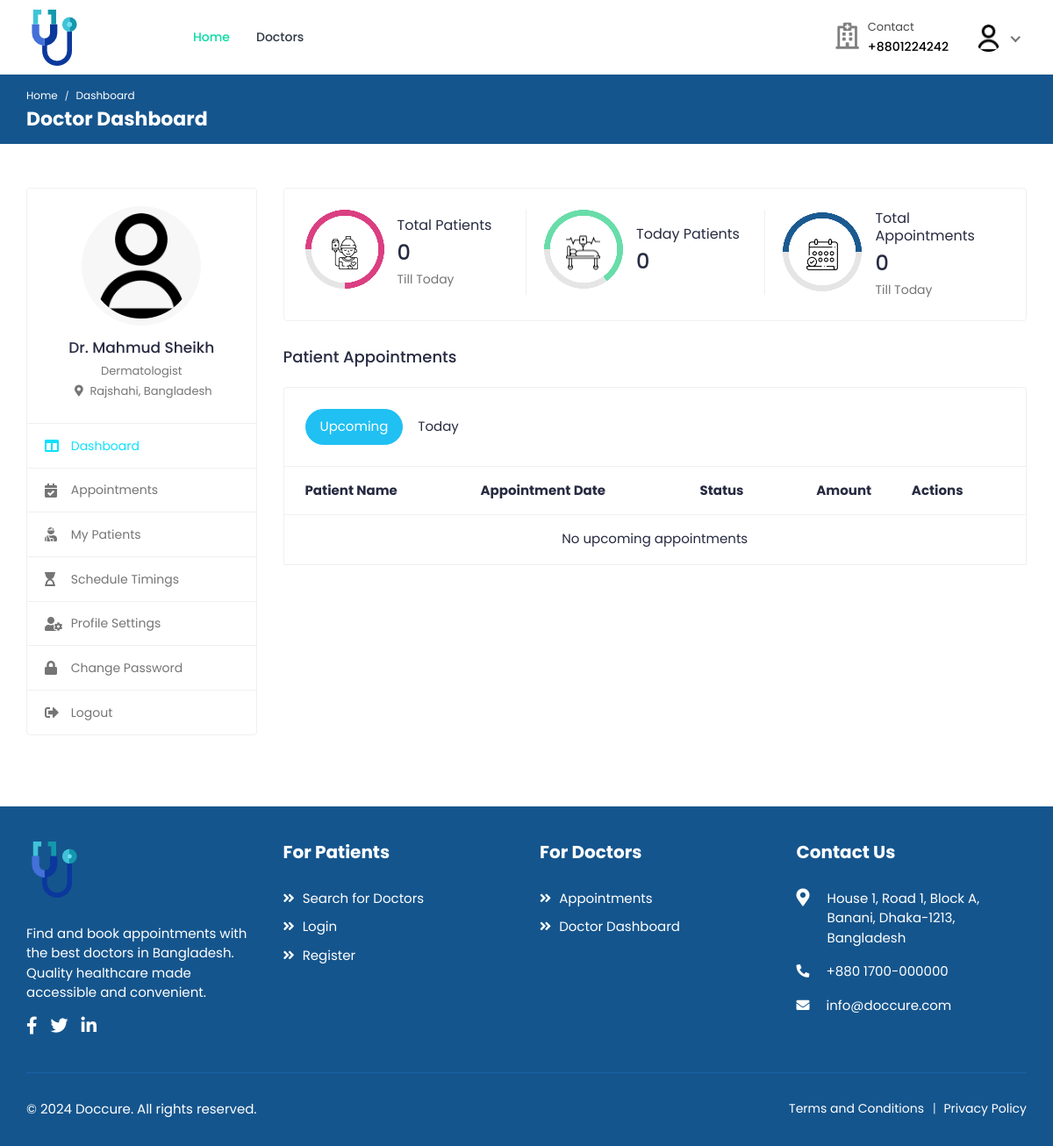
The app's page /doctors/dashboard/ (signed in), older data.
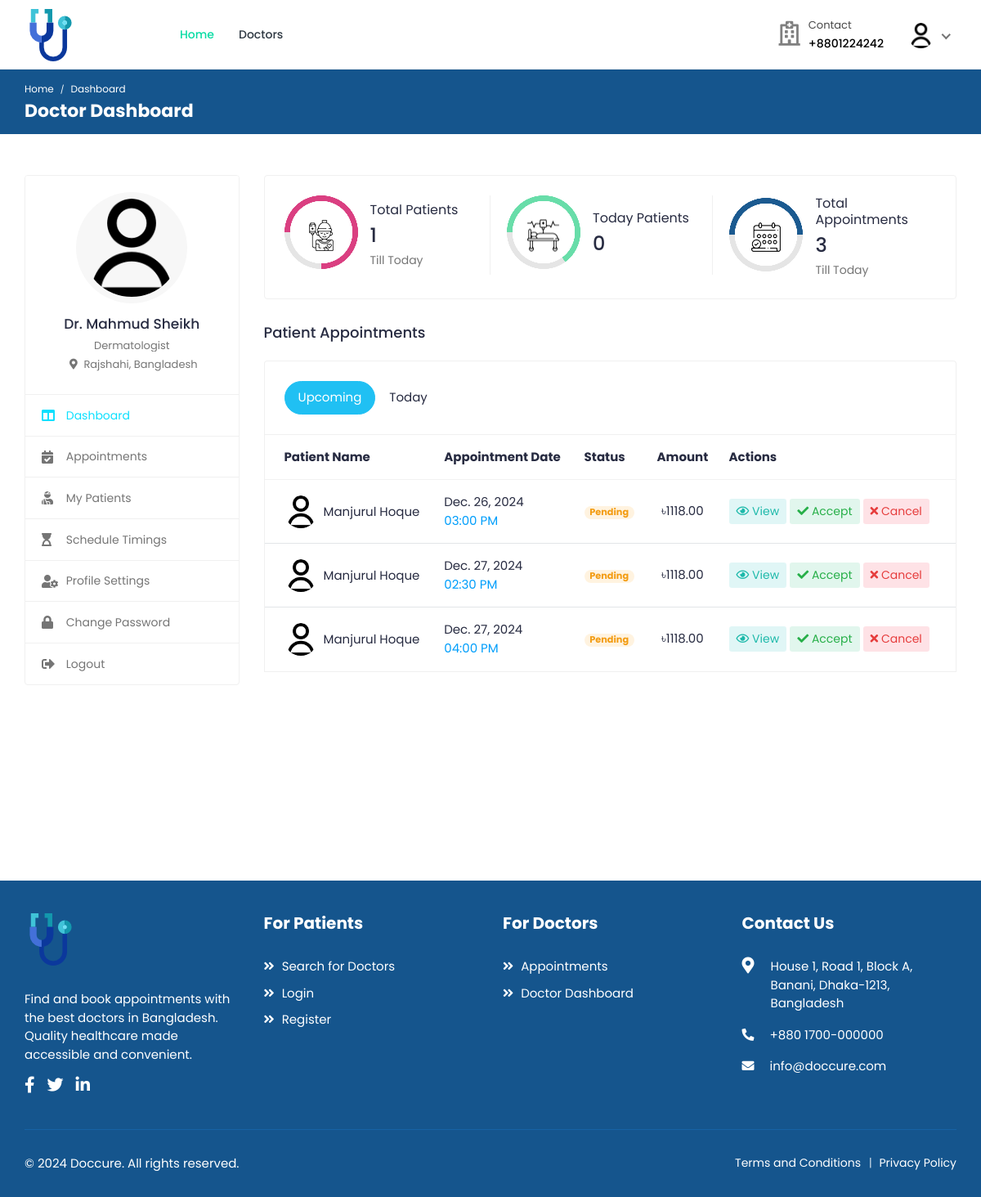
The same page, newer data.
### bookings/models.py (models this page shows, shortened)
class Booking(models.Model):
    doctor = models.ForeignKey(
        settings.AUTH_USER_MODEL,
        on_delete=models.CASCADE,
        related_name="appointments",
        limit_choices_to={"role": "doctor"},
    )
    patient = models.ForeignKey(
        settings.AUTH_USER_MODEL,
        on_delete=models.CASCADE,
        related_name="patient_appointments",
        limit_choices_to={"role": "patient"},
    )
    appointment_date = models.DateField()
    appointment_time = models.TimeField()
    booking_date = models.DateTimeField(auto_now_add=True)
    status = models.CharField(
        max_length=20,
        choices=[
            ("pending", "Pending"),
            ("confirmed", "Confirmed"),
            ("completed", "Completed"),
            ("cancelled", "Cancelled"),
            ("no_show", "No Show"),
        ],
        default="pending",
    )
    class Meta:
        ordering = ["-appointment_date", "-appointment_time"]
        unique_together = ["doctor", "appointment_date", "appointment_time"]

### accounts/models.py (models this page shows, shortened)
class Profile(models.Model):
    user = models.OneToOneField(
        User, on_delete=models.CASCADE, related_name="profile"
    )
    avatar = models.ImageField(
        default="defaults/user.png", upload_to=profile_photo_directory_path
    )
    phone = models.CharField(max_length=20, blank=True, null=True)
    dob = models.DateField(blank=True, null=True)
    about = models.TextField(blank=True, null=True)
    specialization = models.CharField(max_length=255, blank=True, null=True)
    gender = models.CharField(
        max_length=10,
        choices=[('male', 'Male'), ('female', 'Female'), ('other', 'Other')],
        blank=True
    )
    address = models.TextField(blank=True, null=True)
    city = models.CharField(max_length=100, blank=True)
    state = models.CharField(max_length=100, blank=True)
    postal_code = models.CharField(max_length=20, blank=True)
    country = models.CharField(max_length=100, blank=True)
    price_per_consultation = models.DecimalField(
        max_digits=10,
        decimal_places=2,
        null=True,
        blank=True
    )
    is_available = models.BooleanField(default=True)
    blood_group = models.CharField(
        max_length=5,
        choices=[
            ('A+', 'A+'), ('A-', 'A-'),
            ('B+', 'B+'), ('B-', 'B-'),
            ('O+', 'O+'), ('O-', 'O-'),
            ('AB+', 'AB+'), ('AB-', 'AB-'),
        ],
        blank=True,
        null=True
    )
    allergies = models.TextField(blank=True, null=True)
    medical_conditions = models.TextField(blank=True, null=True)
    @property
    def image(self):
        return (
            self.avatar.url
            if self.avatar.storage.exists(self.avatar.name)
            else "{}defaults/user.png".format(settings.MEDIA_URL)
        )

class User(AbstractUser):
    class RoleChoices(models.TextChoices):
        DOCTOR = "doctor", "Doctor"
        PATIENT = "patient", "Patient"
    username = models.CharField(max_length=30, unique=True)
    role = models.CharField(
        choices=RoleChoices.choices,
        max_length=20,
        default="patient",
        error_messages={"required": "Role must be provided"},
    )
    email = models.EmailField(
        blank=True,
        error_messages={
            "unique": "A user with that email already exists.",
        },
    )
    first_name = models.CharField(max_length=150, blank=True)
    last_name = models.CharField(max_length=150, blank=True)
    registration_number = models.IntegerField(null=True, blank=True)
    USERNAME_FIELD = "username"
    REQUIRED_FIELDS = []
    objects = CustomUserManager()
    def get_full_name(self):
        full_name = "%s %s" % (self.first_name, self.last_name)
        return full_name.strip() or self.username

### doctors/views.py (the view)
# urls.py: path("dashboard/", DoctorDashboardView.as_view(), name="dashboard"),
class DoctorDashboardView(DoctorRequiredMixin, TemplateView):
    template_name = "doctors/dashboard.html"
    def get_context_data(self, **kwargs):
        context = super().get_context_data(**kwargs)
        today = timezone.now().date()
        context["total_patients"] = (
            Booking.objects.filter(doctor=self.request.user)
            .values("patient")
            .distinct()
            .count()
        )
        context["today_patients"] = Booking.objects.filter(
            doctor=self.request.user, appointment_date=today
        ).count()
        context["total_appointments"] = Booking.objects.filter(
            doctor=self.request.user
        ).count()
        context["upcoming_appointments"] = (
            Booking.objects.select_related("patient", "patient__profile")
            .filter(
                doctor=self.request.user,
                appointment_date__gte=today,
                status__in=["pending", "confirmed"],
            )
            .order_by("appointment_date", "appointment_time")[:10]
        )
        context["today_appointments"] = (
            Booking.objects.select_related("patient", "patient__profile")
            .filter(doctor=self.request.user, appointment_date=today)
            .order_by("appointment_time")
        )
        return context

### accounts/managers.py (called while the page is built)
    def get(self, *args, **kwargs):
        return super().select_related("profile").get(*args, **kwargs)

### mixins/custom_mixins.py (called while the page is built)
    def dispatch(self, request, *args, **kwargs):
        if not request.user.is_authenticated:
            return super().dispatch(request, *args, **kwargs)
        if request.user.role != "doctor":
            return self.handle_no_permission()
        return super().dispatch(request, *args, **kwargs)

### templates/doctors/dashboard.html (shortened to what the changed rows need)
{% extends 'includes/doctor-sidebar.html' %}
{% load static %}
{% block page_name2 %}Doctor Dashboard{% endblock %}
{% block main %}
    <div class="row">
        <div class="col-md-12">
            <div class="card dash-card">
                <div class="card-body">
                    <div class="row">
                        <div class="col-md-12 col-lg-4">
                            <div class="dash-widget dct-border-rht">
                                <div class="dash-widget-info">
                                    <h6>Total Patients</h6>
                                    <h3>{{ total_patients }}</h3>
                                    <p class="text-muted">Till Today</p>
                                </div>
                            </div>
                        </div>
                        <div class="col-md-12 col-lg-4">
                            <div class="dash-widget">
                                <div class="dash-widget-info">
                                    <h6>Total Appointments</h6>
                                    <h3>{{ total_appointments }}</h3>
                                    <p class="text-muted">Till Today</p>
                                </div>
                            </div>
                        </div>
                    </div>
                </div>
            </div>
        </div>
    </div>
    <div class="row">
        <div class="col-md-12">
            <div class="appointment-tab">
                <div class="tab-content">
                    <div class="tab-pane show active" id="upcoming-appointments">
                        <div class="card card-table mb-0">
                            <div class="card-body">
                                <div class="table-responsive">
                                    <table class="table table-hover table-center mb-0">
                                        <thead>
                                            <tr>
                                                <th>Patient Name</th>
                                                <th>Appointment Date</th>
                                                <th>Status</th>
                                                <th class="text-center">Amount</th>
                                                <th>Actions</th>
                                            </tr>
                                        </thead>
                                        <tbody>
                                            {% for appointment in upcoming_appointments %}
                                            <tr>
                                                <td>
                                                    <h2 class="table-avatar">
                                                        <a href="#" class="avatar avatar-sm mr-2">
                                                            <img class="avatar-img rounded-circle" src="{{ appointment.patient.profile.image }}" alt="Patient Image">
                                                        </a>
                                                        <a href="#">{{ appointment.patient.get_full_name }}</a>
                                                    </h2>
                                                </td>
                                                <td>
                                                    {{ appointment.appointment_date }}
                                                    <span class="d-block text-info">{{ appointment.appointment_time|time:"h:i A" }}</span>
                                                </td>
                                                <td>
                                                    <span class="badge badge-pill
                                                        {% if appointment.status == 'pending' %}bg-warning-light{% endif %}
                                                        {% if appointment.status == 'completed' %}bg-info-light{% endif %}">
                                                        {{ appointment.status|title }}
                                                    </span>
                                                </td>
                                                <td class="text-center">৳{{ appointment.doctor.profile.price_per_consultation }}</td>
                                                <td>
                                                    <div class="table-action">
                                                        <a href="{% url 'doctors:appointment-detail' appointment.pk %}" class="btn btn-sm bg-info-light">
                                                            <i class="far fa-eye"></i> View
                                                        </a>
                                                        {% if appointment.status == 'pending' %}
                                                            <form method="post" action="{% url 'doctors:appointment-action' appointment.pk 'accept' %}" style="display: inline;">
                                                                <button type="submit" class="btn btn-sm bg-success-light" onclick="return confirm('Are you sure you want to accept this appointment?')">
                                                                    <i class="fas fa-check"></i> Accept
                                                                </button>
                                                            </form>
                                                            <form method="post" action="{% url 'doctors:appointment-action' appointment.pk 'cancel' %}" style="display: inline;">
                                                                <button type="submit" class="btn btn-sm bg-danger-light" onclick="return confirm('Are you sure you want to cancel this appointment?')">
                                                                    <i class="fas fa-times"></i> Cancel
                                                                </button>
                                                            </form>
                                                        {% endif %}
                                                    </div>
                                                </td>
                                            </tr>
                                            {% empty %}
                                            <tr>
                                                <td colspan="5" class="text-center">No upcoming appointments</td>
                                            </tr>
                                            {% endfor %}
                                        </tbody>
                                    </table>
                                </div>
                            </div>
                        </div>
                    </div>
                </div>
            </div>
        </div>
    </div>
{% endblock %}

Row changes from the older to the newer data that the page shows:
added Booking: patient.profile.image (placeholder picture), patient.get_full_name "Manjurul Hoque", appointment_date "Dec. 26, 2024", appointment_time "03:00 PM", status "Pending", doctor.profile.price_per_consultation "1118.00", shows "Accept"
added Booking: patient.profile.image (placeholder picture), patient.get_full_name "Manjurul Hoque", appointment_date "Dec. 27, 2024", appointment_time "02:30 PM", status "Pending", doctor.profile.price_per_consultation "1118.00", shows "Accept"
added Booking: patient.profile.image (placeholder picture), patient.get_full_name "Manjurul Hoque", appointment_date "Dec. 27, 2024", appointment_time "04:00 PM", status "Pending", doctor.profile.price_per_consultation "1118.00", shows "Accept"
Text that changed along with them:
{{ total_patients }}: "0" → "1"
{{ total_appointments }}: "0" → "3"
text no longer shown: "No upcoming appointments"
